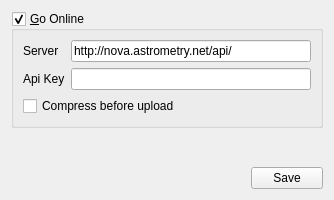
<?xml version="1.0" encoding="UTF-8"?>
<ui version="4.0">
 <class>Form</class>
 <widget class="QWidget" name="Form">
  <property name="geometry">
   <rect>
    <x>0</x>
    <y>0</y>
    <width>334</width>
    <height>200</height>
   </rect>
  </property>
  <property name="windowTitle">
   <string>Astrometry.net Settings</string>
  </property>
  <layout class="QGridLayout" name="gridLayout">
   <item row="0" column="0" colspan="2">
    <widget class="QGroupBox" name="setting_astrometry_online">
     <property name="maximumSize">
      <size>
       <width>16777215</width>
       <height>142</height>
      </size>
     </property>
     <property name="title">
      <string>&amp;Go Online</string>
     </property>
     <property name="checkable">
      <bool>true</bool>
     </property>
     <layout class="QGridLayout" name="gridLayout_21">
      <item row="1" column="0">
       <widget class="QLabel" name="label_73">
        <property name="text">
         <string>Api Key</string>
        </property>
       </widget>
      </item>
      <item row="0" column="1">
       <widget class="QLineEdit" name="setting_astrometry_online_server">
        <property name="text">
         <string>http://nova.astrometry.net/api/</string>
        </property>
       </widget>
      </item>
      <item row="0" column="0">
       <widget class="QLabel" name="label_72">
        <property name="text">
         <string>Server</string>
        </property>
       </widget>
      </item>
      <item row="1" column="1">
       <widget class="QLineEdit" name="setting_astrometry_online_apikey"/>
      </item>
      <item row="2" column="0" colspan="2">
       <widget class="QCheckBox" name="setting_astrometry_online_compress">
        <property name="text">
         <string>Compress before upload</string>
        </property>
       </widget>
      </item>
     </layout>
    </widget>
   </item>
   <item row="1" column="0">
    <spacer name="verticalSpacer">
     <property name="orientation">
      <enum>Qt::Vertical</enum>
     </property>
     <property name="sizeHint" stdset="0">
      <size>
       <width>20</width>
       <height>9</height>
      </size>
     </property>
    </spacer>
   </item>
   <item row="2" column="0">
    <spacer name="horizontalSpacer">
     <property name="orientation">
      <enum>Qt::Horizontal</enum>
     </property>
     <property name="sizeHint" stdset="0">
      <size>
       <width>170</width>
       <height>20</height>
      </size>
     </property>
    </spacer>
   </item>
   <item row="2" column="1">
    <widget class="QPushButton" name="setting_astrometry_save">
     <property name="minimumSize">
      <size>
       <width>72</width>
       <height>0</height>
      </size>
     </property>
     <property name="maximumSize">
      <size>
       <width>72</width>
       <height>16777215</height>
      </size>
     </property>
     <property name="text">
      <string>Save</string>
     </property>
    </widget>
   </item>
  </layout>
 </widget>
 <resources/>
 <connections/>
</ui>
